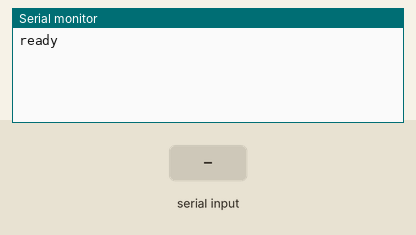
Bench run of a sketch on a simulated Arduino Mega 2560, built with avr-gcc and run on an emulated ATmega2560. Shown: the last lines printed to the serial monitor. The test bench sets the inputs (shaded band).

Above: at 2.7 s.
2.8 s: "1\n" received over the second serial link
At 4.0 s:
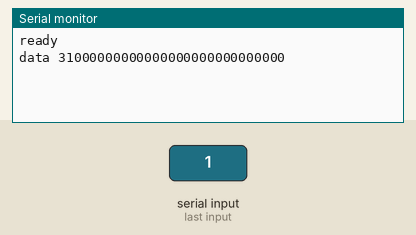
4.3 s: "0\n" received over the second serial link
At 5.2 s:
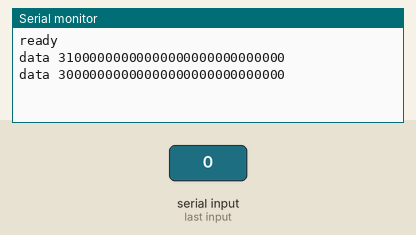
5.8 s: "2\n" received over the second serial link
At 6.3 s:
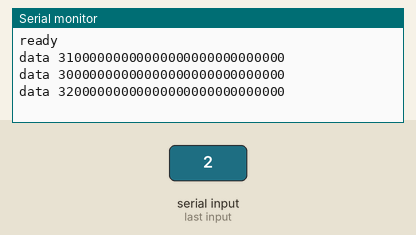

The sketch:

inclinometer_new.ino
```cpp
#define internalSerial Serial
#define sensorSerial Serial3
int sensordata;
int incomingbyte = 0;

const byte numChars = 28;
word receivedChars[numChars];
boolean newData = false;

void setup() {
  sensorSerial.begin(115200);
  internalSerial.begin(115200);
  delay(1500);
  internalSerial.println("ready");
}

void loop() {
  //  sensorSerial1.write(0x77);
  //  delay(30);
  //  sensorSerial1.write(0x04);
  //  delay(30);
  //  sensorSerial1.write(0x00);
  //  delay(30);
  //  sensorSerial1.write(0x04);
  //  delay(30);
  //  sensorSerial1.write(0x08);
  //  delay(30);
  //  sensordata = sensorSerial1.read();
  //
  //  Serial1.print("Sensor data = ");
  //  Serial1.println(sensordata);
  //  delay(200);

//  uint8_t message[] = {0x77, 0x04, 0x00, 0x04, 0x08};
//  char buf[4];
//  for (uint8_t i = 0; i < sizeof(message); i++) {
//    itoa(message[i], buf, 16);
//    sensorSerial.write(buf, sizeof(buf));
//  }
//  delay(500);
  recvWithEndMarker();
  showNewData();
}


#define END_MARKER '\n'
void recvWithEndMarker() {
  static byte ndx = 0;
  char rc;

  while (sensorSerial.available() > 0 && !newData) {
    rc = sensorSerial.read();

    if (rc != END_MARKER) {
      receivedChars[ndx++] = rc;
      if (ndx >= numChars) {
        ndx = numChars - 1;
      }
    } else {
      receivedChars[ndx] = '\0'; // terminate the string
      ndx = 0;
      newData = true;
    }
  }
}

void showNewData() {
  if (newData) {
    Serial.print("data ");
    for (unsigned int i = 0; i < numChars; i++) {
      Serial.print(receivedChars[i], HEX);
    }
    Serial.println();
    newData = false;
  }
}
```

Measured:
- after the input at 2.8 s, the serial monitor: prints a new line at once (image 1)
- after the input at 4.3 s, the serial monitor: prints a new line at once (image 2)
- after the input at 5.8 s, the serial monitor: prints a new line at once (image 3)
